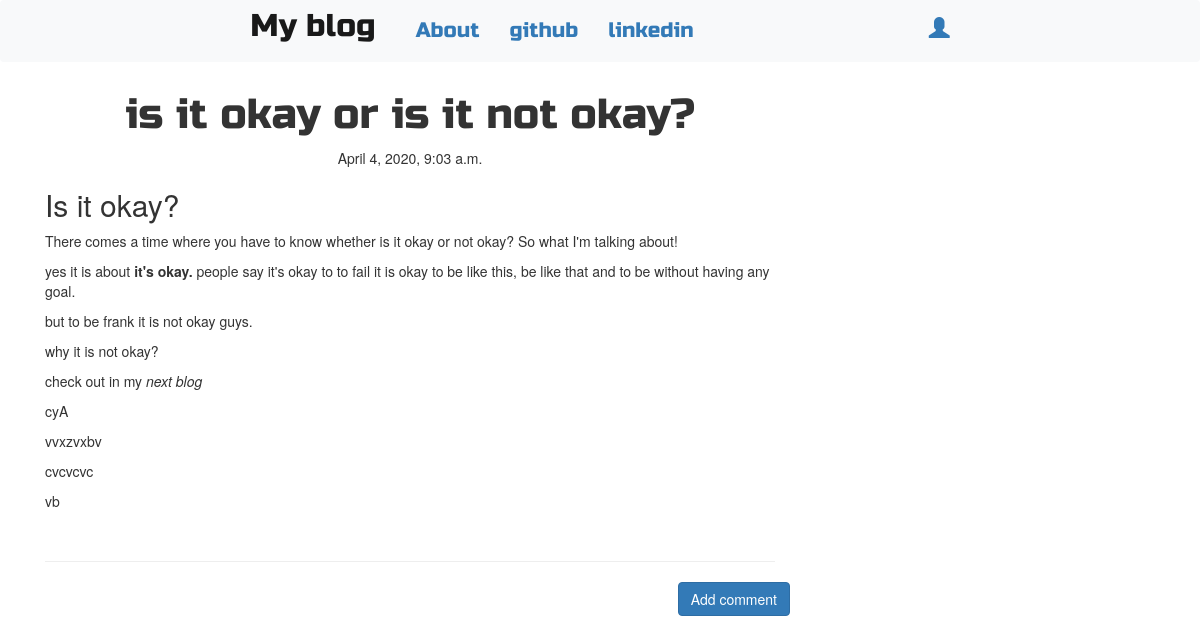
/post/1, run on the app's committed database.
### blog/models.py (models this page shows, shortened)
class Post(models.Model):
    author = models.ForeignKey('auth.User',on_delete=models.CASCADE)
    title = models.CharField(max_length=200)
    text= models.TextField()
    created_date=models.DateTimeField(default=timezone.now)
    published_date=models.DateTimeField(blank=True, null=True)

### blog/views.py (the view)
# urls.py: re_path(r'^post/(?P<pk>\d+)$',views.PostDetailView.as_view(),name='post_detail'),
class PostDetailView(DetailView):
    model=Post

### blog/templates/blog/post_detail.html (shortened to what this page needs)
{% extends "blog/base.html" %}
{%block content%}
<h1 class="posttitle loader">{{post.title}}</h1>
{% if post.published_date %}
<div class="date postdate">
    {{ post.published_date }}
</div>
{% else %}
    <a class="btn btn-default" href="{% url 'post_publish' pk=post.pk %}">Publish</a>
{% endif %}
<p class='postcontent'>{{post.text|safe|linebreaksbr}}</p>
<hr>
<a class="btn btn-primary btn-comment" href="{% url 'add_comment_to_post' pk=post.pk %}">Add comment</a>
<div class="container">
    {%for comment in post.comments.all %}
        <br>
        {% empty %}
        <p>No comments!</p>
    {% endfor %}
</div>
{%endblock%}

### blog/templates/blog/base.html (shortened to what this page needs)
<!DOCTYPE html>
{% load static %}
<html>
    <head>
        <link rel="stylesheet" href="https://stackpath.bootstrapcdn.com/bootstrap/4.4.1/css/bootstrap.min.css">
        <link rel="stylesheet" href="https://maxcdn.bootstrapcdn.com/bootstrap/3.3.7/css/bootstrap.min.css">
        <link rel="stylesheet" href="//cdn.jsdelivr.net/medium-editor/latest/css/medium-editor.min.css" type="text/css" media="screen" charset="utf-8">
        <link rel="stylesheet" href="{% static 'css/blog.css' %}">
    </head>
    <body class='loader'>
        <nav class="navbar navbar-expand-lg techfont navbar-light bg-light ">
            <div class="container">
                <ul class="nav">
                    <li class="nav-item"><a class="navbar-brand bigbrand" href="{% url 'post_list' %}">My blog</a></li>
                    <li class="nav-item"><a class="navbar-link" href="{% url 'about' %}">About</a></li>
                    <li class="nav-item"><a href="https://www.github.com">github</a></li>
                    <li class="nav-item"><a href="https://www.linkedin.com">linkedin</a></li>
                </ul>
                <ul class='nav justify-content-end'>
                    {% if user.is_authenticated %}
                    <li class="nav-item">
                        <a href="{% url 'post_new' %}">New Post</a>
                    </li>
                    <li class="nav-item">
                        <a href="{% url 'post_draft_list' %}">Drafts</a>
                    </li>
                    <li class="nav-item">
                        <a href="{% url 'logout' %}">Logout</a>
                    </li>
                    <li class="nav-item">
                        <a>Welcome: {{user.username}}</a>
                    </li>
                    {%else%}
                    <li class="nav justify-content-end"><a class='nav navbar-right' href="{%url 'login' %}"><span class='glyphicon glyphicon-user'></span></a></li>
                    {% endif %}
                </ul>
            </div>
        </nav>
        <div class="content container">
            <div class="row">
                <div class="col-md-8">
                    <div class="blog_posts">
                        {%block content%}
                        {% endblock %}
                    </div>
                </div>
            </div>
        </div>
    </body>
</html>

### blog/static/css/blog.css (style rules this page uses)
.techfont { font-family:'Russo One',sans-serif; font-size: 1.5em; margin-bottom: 10px; }
.bigbrand { font-size: 1.5em; }
.postdate { text-align: center; }
.posttitle { font-family: "Russo One",sans-serif; font-size: 3em; text-align: center; }
.postcontent { font-family: "Montserrat"; font-size: 1.5em; }
.btn-comment { position: absolute; right: 0px; }
.loader { filter:hue-rotate(0deg); color:linear-gradient(45deg,#0f8,#08f); animation:hue 10000ms infinite linear; }

### data on the page
Post: title "is it okay or is it not okay?", published_date "April 4, 2020, 9:03 a.m.", text "Is it okay? There comes a time where you have to know whether is it okay or not okay? So what I'm talking about! yes it is about it's okay. people say it's okay to to fail it is okay to be like this, be like that and to be without having any goal. but to be frank it is not okay guys. why it is not okay? check out in my next blog cyA vvxzvxbv cvcvcvc vb"
